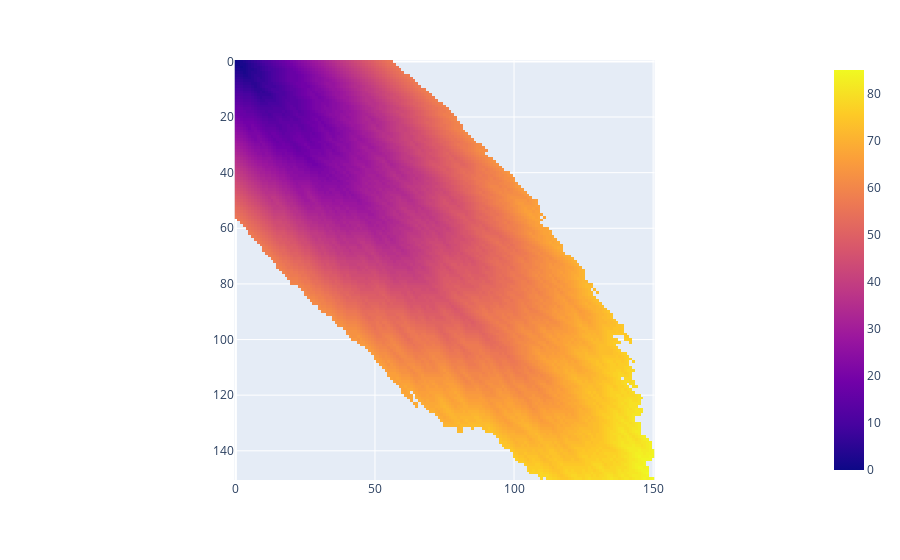

Here is the notebook cell this chart was saved with:
### Code cell
fig = px.imshow(matrix_a, range_color=[0, np.max(matrix_a)])
fig.show()

### Figure 1 — Plotly figure (JSON) as saved in the notebook; plotly's stock layout.template omitted (floating-point values rounded to 4 significant figures; data arrays with more than 128 entries replaced by an {"elided": "..."} marker saying what was removed)
{"data": [{"coloraxis": "coloraxis", "hovertemplate": "x: %{x}<br>y: %{y}<br>color: %{z}<extra></extra>", "name": "0", "type": "heatmap", "xaxis": "x", "yaxis": "y", "z": {"elided": "151x151 int values"}}], "layout": {"coloraxis": {"cmax": 85, "cmin": 0, "colorscale": [[0, "#0d0887"], [0.1111, "#46039f"], [0.2222, "#7201a8"], [0.3333, "#9c179e"], [0.4444, "#bd3786"], [0.5556, "#d8576b"], [0.6667, "#ed7953"], [0.7778, "#fb9f3a"], [0.8889, "#fdca26"], [1, "#f0f921"]]}, "margin": {"t": 60}, "xaxis": {"anchor": "y", "constrain": "domain", "domain": [0, 1], "scaleanchor": "y"}, "yaxis": {"anchor": "x", "autorange": "reversed", "constrain": "domain", "domain": [0, 1]}}}
